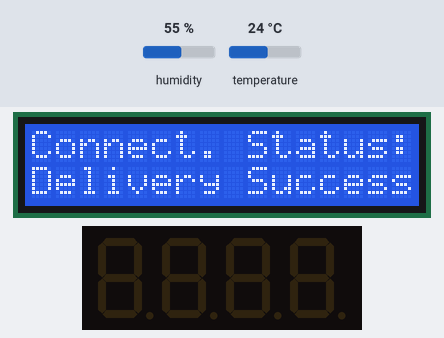
A program run on a simulated ESP32. Shown: 16×2 character LCD, 4-digit seven-segment display. The test bench sets the inputs (shaded band); at power-on: humidity 55 %, temperature 24 °C. The local clock reads 2024-03-15 10:24:30 at power-on unless the program sets it; what the program prints to the serial monitor is not drawn.

Above: at 0.2 s.
At 1.2 s:
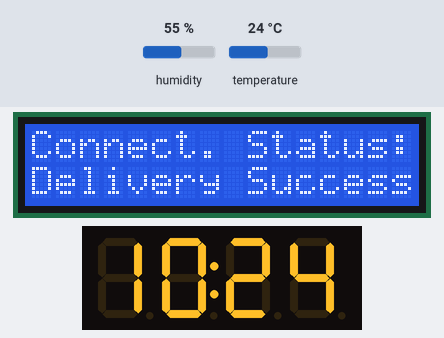
At 61.7 s:
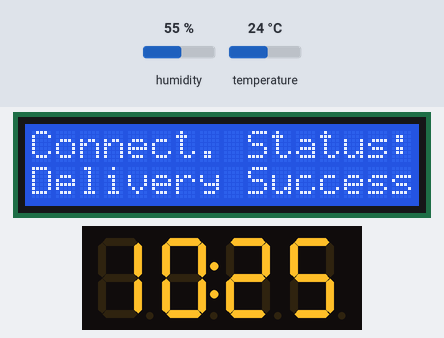
At 92.5 s:
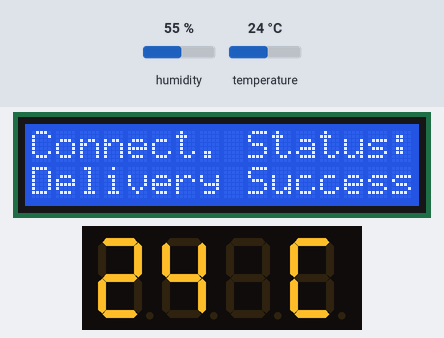

Measured:
- what the display in image 0 shows lasts 1.0 s, from 0.1 s to 1.1 s
- what the display in image 1 shows lasts 29.8 s, from 1.1 s to 30.9 s
- what the display in image 3 shows lasts 30.8 s, from 92.4 s to 123.2 s

The program:

main.cpp
```cpp
#include <Arduino.h>
#include <Wire.h>
#include "displays.h"
#include "com.h"
#include "sensors.h"
#include "leds.h"
#include <esp_now.h>
#include <WiFi.h>


void setup() {
  // Init Serial Monitor
  Serial.begin(115200);
  lcd.init();
  lcd.backlight();
  dht.begin();


  // Set device as a Wi-Fi Station
  WiFi.mode(WIFI_STA);

  // Init ESP-NOW
  if (esp_now_init() != ESP_OK) {
    Serial.println("Error initializing ESP-NOW");
    return;
  }

  // Once ESPNow is successfully Init, we will register for Send CB to
  // get the status of Trasnmitted packet
  esp_now_register_send_cb(OnDataSent);

  // Register peer
  memcpy(peerInfo.peer_addr, peerMac, 6);
  peerInfo.channel = 0;
  peerInfo.encrypt = false;

  // Add peer
  if (esp_now_add_peer(&peerInfo) != ESP_OK) {
    Serial.println("Failed to add peer");
    return;
  }
  // Register for a callback function that will be called when data is received
  esp_now_register_recv_cb(esp_now_recv_cb_t(OnDataRecv));

#ifndef ESP8266
  while (!Serial)
    ;  // wait for serial port to connect. Needed for native USB
#endif

  if (!rtc.begin()) {
    Serial.println("Couldn't find RTC");
    Serial.flush();
    while (1) delay(10);
  }

  if (rtc.lostPower()) {
    Serial.println("RTC lost power, let's set the time!");
    // When time needs to be set on a new device, or after a power loss, the
    // following line sets the RTC to the date & time this sketch was compiled
    rtc.adjust(DateTime(F(__DATE__), F(__TIME__)));
    // This line sets the RTC with an explicit date & time, for example to set
    // January 21, 2014 at 3am you would call:
    // rtc.adjust(DateTime(2014, 1, 21, 3, 0, 0));
  }

  // When time needs to be re-set on a previously configured device, the
  // following line sets the RTC to the date & time this sketch was compiled
  // rtc.adjust(DateTime(F(__DATE__), F(__TIME__)));
  // This line sets the RTC with an explicit date & time, for example to set
  // January 21, 2014 at 3am you would call:
  // rtc.adjust(DateTime(2014, 1, 21, 3, 0, 0));
  display.setBrightness(0x0f);  // Max brightness
  display.clear();
}

void loop() {
  getReadings();

  // Set values to send
  timereadings.hour = hour;
  timereadings.minute = minute;
  timereadings.second = second;
  timereadings.year = year;
  timereadings.month = month;
  timereadings.day = day;

  // Send message via ESP-NOW
  esp_err_t result = esp_now_send(peerMac, (uint8_t *)&timereadings, sizeof(timereadings));

  if (result == ESP_OK) {
    Serial.println("Sent with success");
  } else {
    Serial.println("Error sending the data");
  }
  updateDisplay();
  delay(1000);  //change here to decrease time between packages

  displayData();
}
```

com.h
```cpp
#include <esp_now.h>
#include <WiFi.h>
//#include "displays.h"

// REPLACE WITH THE MAC Address of your receiver
uint8_t peerMac[6] = { 0x08, 0xb6, 0x1f, 0xee, 0x47, 0x48 };

// Define variables to store DS3231 readings to be sent
int hour;
int minute;
int second;
int year;
int month;
int day;

// Define variables to store incoming game data
int tapts;
int tafls;
int tatos;
int tbpts;
int tbfls;
int tbtos;
int gameclk;
int gameper;


// Variable to store if sending data was successful
String success;

//Structure example to send data
//Must match the receiver structure
typedef struct struct_time_data {
  uint8_t hour;
  uint8_t minute;
  uint8_t second;
  uint16_t year;
  uint8_t month;
  uint8_t day;
} struct_time_data;


//Structure example to send data
//Must match the receiver structure
typedef struct struct_game_data {
  int tapts;
  int tafls;
  int tatos;
  int tbpts;
  int tbfls;
  int tbtos;
  int gameclk;
  int gameper;
} struct_game_data;

// Create a struct_message called timereadings to hold sensor readings
struct_time_data timereadings;

// Create a struct_message to hold incoming game data
struct_game_data incominggamedata;

esp_now_peer_info_t peerInfo;

// Callback when data is sent
void OnDataSent(const uint8_t *mac_addr, esp_now_send_status_t status) {
  //Serial.print("\r\nLast Packet Send Status:\t");
  lcd.clear();
  lcd.setCursor(0,0);
  lcd.print("Connect. Status:");
  lcd.setCursor(0,1);
  lcd.print(status == ESP_NOW_SEND_SUCCESS ? "Delivery Success" : "Delivery Fail");
  if (status == 0) {
    success = "Delivery Success :)";
  } else {
    success = "Delivery Fail :(";
  }
}

// Callback when data is received
void OnDataRecv(const uint8_t *mac, const uint8_t *incomingData, int len) {
  memcpy(&incominggamedata, incomingData, sizeof(incominggamedata));
  //Serial.print("Bytes received: ");
  //Serial.println(len);
  tapts = incominggamedata.tapts;
  tafls = incominggamedata.tafls;
  tatos = incominggamedata.tatos;
  tbpts = incominggamedata.tbpts;
  tbfls = incominggamedata.tbfls;
  tbtos = incominggamedata.tbtos;
  gameclk = incominggamedata.gameclk;
  gameper = incominggamedata.gameper;
}

void updateDisplay() {

  // Display Readings in Serial Monitor
  Serial.print("[RECEIVED] ");
  Serial.print(incominggamedata.gameclk);
  Serial.print(" ");
  Serial.print(incominggamedata.gameper);
  Serial.print(" ");
  Serial.print(incominggamedata.tapts);
  Serial.print(" ");
  Serial.print(incominggamedata.tafls);
  Serial.print(" ");
  Serial.print(incominggamedata.tatos);
  Serial.print(" ");
  Serial.print(incominggamedata.tbpts);
  Serial.print(" ");
  Serial.print(incominggamedata.tbfls);
  Serial.print(" ");
  Serial.print(incominggamedata.tbtos);
  Serial.println();
}
```

displays.h
```cpp
#include <LiquidCrystal_I2C.h>
#include <TM1637Display.h>

// Module connection pins (Digital Pins)
#define CLK 26
#define DIO 25

TM1637Display display(CLK, DIO);

LiquidCrystal_I2C lcd(0x27,16,2);

uint8_t blank[] = { 0x00, 0x00, 0x00, 0x00 };
```

leds.h
```cpp
#include <Adafruit_NeoPixel.h>

// Configuration
#define PIN_1 6     // Pin for digits 1-4
#define PIN_2 7     // Pin for digits 5-8
#define PIN_3 8     // Pin for digits 9-11

#define DIGITS_1_4 84   // 4 digits × 7 segments × 3 LEDs
#define DIGITS_5_8 84   // 4 digits × 7 segments × 3 LEDs
#define DIGITS_9_11 63  // 3 digits × 7 segments × 3 LEDs

#define BRIGHTNESS 50   // Brightness level (0 to 255)

// Create NeoPixel objects for each pin
Adafruit_NeoPixel strip1(DIGITS_1_4, PIN_1, NEO_GRB + NEO_KHZ800);
Adafruit_NeoPixel strip2(DIGITS_5_8, PIN_2, NEO_GRB + NEO_KHZ800);
Adafruit_NeoPixel strip3(DIGITS_9_11, PIN_3, NEO_GRB + NEO_KHZ800);

// Digit-to-segment mapping (segments: A, B, C, D, E, F, G)
const bool digitMap[10][7] = {
  {1, 1, 1, 1, 1, 1, 0}, // 0
  {0, 1, 1, 0, 0, 0, 0}, // 1
  {1, 1, 0, 1, 1, 0, 1}, // 2
  {1, 1, 1, 1, 0, 0, 1}, // 3
  {0, 1, 1, 0, 0, 1, 1}, // 4
  {1, 0, 1, 1, 0, 1, 1}, // 5
  {1, 0, 1, 1, 1, 1, 1}, // 6
  {1, 1, 1, 0, 0, 0, 0}, // 7
  {1, 1, 1, 1, 1, 1, 1}, // 8
  {1, 1, 1, 1, 0, 1, 1}  // 9
};

// Function to set a digit on a given strip
void displayDigit(Adafruit_NeoPixel &strip, int digitIndex, int digit, uint32_t color) {
  int ledsPerDigit = 21; // 7 segments × 3 LEDs
  int startIndex = digitIndex * ledsPerDigit;

  // Turn off all LEDs for this digit
  for (int i = startIndex; i < startIndex + ledsPerDigit; i++) {
    strip.setPixelColor(i, 0);
  }

  // Light up the segments for the selected digit
  for (int segment = 0; segment < 7; segment++) {
    if (digitMap[digit][segment]) {
      for (int led = 0; led < 3; led++) {
        strip.setPixelColor(startIndex + segment * 3 + led, color);
      }
    }
  }
  strip.show();
}

void ledtestsetup() {
  // Initialize NeoPixel strips
  strip1.begin();
  strip2.begin();
  strip3.begin();

  strip1.setBrightness(BRIGHTNESS);
  strip2.setBrightness(BRIGHTNESS);
  strip3.setBrightness(BRIGHTNESS);

  strip1.show();
  strip2.show();
  strip3.show();
}

void ledtest() {
  uint32_t color = strip1.Color(255, 0, 0); // Red color

  // Display numbers on digits 1-4 (Pin 6)
  for (int digitIndex = 0; digitIndex < 4; digitIndex++) {
    displayDigit(strip1, digitIndex, digitIndex + 1, color); // Display 1, 2, 3, 4
    delay(1000);
  }

  // Display numbers on digits 5-8 (Pin 7)
  for (int digitIndex = 0; digitIndex < 4; digitIndex++) {
    displayDigit(strip2, digitIndex, digitIndex + 5, color); // Display 5, 6, 7, 8
    delay(1000);
  }

  // Display numbers on digits 9-11 (Pin 8)
  for (int digitIndex = 0; digitIndex < 3; digitIndex++) {
    displayDigit(strip3, digitIndex, digitIndex + 9, color); // Display 9, 10, 11
    delay(1000);
  }
}
```

sensors.h
```cpp
#include <DHT.h>
#include <DHT_U.h>
#include "RTClib.h"

#define DHTPIN 27     // Digital pin connected to the DHT sensor
#define DHTTYPE DHT22   // DHT 22  (AM2302), AM2321

DHT dht(DHTPIN, DHTTYPE);
RTC_DS3231 rtc;

char daysOfTheWeek[7][12] = { "Sunday", "Monday", "Tuesday", "Wednesday", "Thursday", "Friday", "Saturday" };

void getReadings() {
  DateTime now = rtc.now();

  hour = now.hour();
  minute = now.minute();
  second = now.second();
  year = now.year();
  month = now.month();
  day = now.day();
}

void displayData() {
  DateTime now = rtc.now();

  // Get hour and minute
  int hour = now.hour();
  int minute = now.minute();

  // Read temperature and take only the integer part
  int temperatureData = (int)dht.readTemperature(); // Integer part of temperature

  // Format time for TM1637 display (e.g., 12:34 -> 1234)
  uint16_t timeData = (hour * 100) + minute;

  // Custom segment encoding for "C" (specific to TM1637)
  const uint8_t cSegment = 0b01110011; // Adjust based on your TM1637 library

  // Toggle display between time and temperature every 3 seconds
  static unsigned long lastSwitchTime = 0;
  static bool showTime = true;
  unsigned long currentMillis = millis();

  if (currentMillis - lastSwitchTime >= 30000) { // Switch every 30000 ms (30 seconds)
    showTime = !showTime;
    lastSwitchTime = currentMillis;
  }

  if (showTime) {
    // Display time with colon
    display.showNumberDecEx(timeData, 0b01000000, true); // Colon at middle position
  } else {
    // Clear the display to avoid any residual data
    //display.clear();

    // Custom segment encoding for "C"
    const uint8_t cSegment = 0b00111001; // Correct encoding for "C"

    // Prepare the segments array
    uint8_t segments[4] = {0, 0, 0, 0};  // Initialize with blank

    // Extract and set the first two digits of the temperature
    segments[0] = display.encodeDigit((temperatureData / 10) % 10); // Tens digit
    segments[1] = display.encodeDigit(temperatureData % 10);        // Units digit

    // Set the "C" on the last digit
    segments[3] = cSegment;

    // Display the segments
    display.setSegments(segments);
  }
}
```
